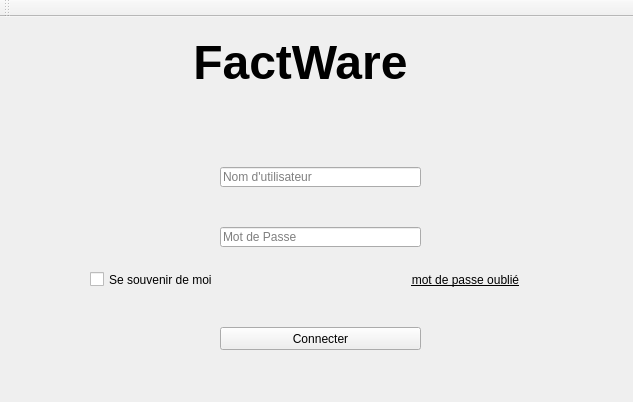
<?xml version="1.0" encoding="UTF-8"?>
<ui version="4.0">
 <class>MainWindow</class>
 <widget class="QMainWindow" name="MainWindow">
  <property name="geometry">
   <rect>
    <x>0</x>
    <y>0</y>
    <width>633</width>
    <height>402</height>
   </rect>
  </property>
  <property name="windowTitle">
   <string>Se connecter</string>
  </property>
  <property name="iconSize">
   <size>
    <width>0</width>
    <height>24</height>
   </size>
  </property>
  <property name="animated">
   <bool>true</bool>
  </property>
  <widget class="QWidget" name="centralwidget">
   <widget class="QLabel" name="label">
    <property name="geometry">
     <rect>
      <x>100</x>
      <y>10</y>
      <width>401</width>
      <height>71</height>
     </rect>
    </property>
    <property name="font">
     <font>
      <pointsize>36</pointsize>
      <weight>75</weight>
      <bold>true</bold>
     </font>
    </property>
    <property name="text">
     <string>       FactWare</string>
    </property>
   </widget>
   <widget class="QLineEdit" name="nomUtilisateur">
    <property name="geometry">
     <rect>
      <x>220</x>
      <y>150</y>
      <width>201</width>
      <height>20</height>
     </rect>
    </property>
    <property name="autoFillBackground">
     <bool>true</bool>
    </property>
    <property name="styleSheet">
     <string notr="true">QPushButton{

background-color: qlineargradient(spread:pad, x1:0, y1:0, x2:1, y2:1, stop:0 rgba(145, 145, 145, 151), stop:1 rgba(145, 145, 145, 145));
  border-style: outset;
    border-width: 2px;
    border-radius: 10px;
border-color: beige;
    font: bold 14px;
    min-width: 10em;
    padding: 6px;}</string>
    </property>
    <property name="placeholderText">
     <string>Nom d'utilisateur</string>
    </property>
    <property name="clearButtonEnabled">
     <bool>false</bool>
    </property>
   </widget>
   <widget class="QLineEdit" name="motDePasse">
    <property name="geometry">
     <rect>
      <x>220</x>
      <y>210</y>
      <width>201</width>
      <height>20</height>
     </rect>
    </property>
    <property name="text">
     <string/>
    </property>
    <property name="echoMode">
     <enum>QLineEdit::Password</enum>
    </property>
    <property name="dragEnabled">
     <bool>false</bool>
    </property>
    <property name="readOnly">
     <bool>false</bool>
    </property>
    <property name="placeholderText">
     <string>Mot de Passe</string>
    </property>
    <property name="cursorMoveStyle">
     <enum>Qt::LogicalMoveStyle</enum>
    </property>
   </widget>
   <widget class="QPushButton" name="pushButton">
    <property name="geometry">
     <rect>
      <x>220</x>
      <y>310</y>
      <width>201</width>
      <height>23</height>
     </rect>
    </property>
    <property name="text">
     <string>Connecter</string>
    </property>
    <property name="autoDefault">
     <bool>false</bool>
    </property>
    <property name="default">
     <bool>false</bool>
    </property>
    <property name="flat">
     <bool>false</bool>
    </property>
   </widget>
   <widget class="QPushButton" name="pushButton_1">
    <property name="geometry">
     <rect>
      <x>410</x>
      <y>232</y>
      <width>111</width>
      <height>61</height>
     </rect>
    </property>
    <property name="font">
     <font>
      <underline>true</underline>
     </font>
    </property>
    <property name="text">
     <string>mot de passe oublié</string>
    </property>
    <property name="iconSize">
     <size>
      <width>16</width>
      <height>16</height>
     </size>
    </property>
    <property name="flat">
     <bool>true</bool>
    </property>
   </widget>
   <widget class="QLabel" name="label_5">
    <property name="geometry">
     <rect>
      <x>0</x>
      <y>-10</y>
      <width>701</width>
      <height>101</height>
     </rect>
    </property>
    <property name="text">
     <string/>
    </property>
    <property name="pixmap">
     <pixmap>../formex-2015-dunkelgrau.nBFNGdbnCxbdIVOgjLapig.jpg</pixmap>
    </property>
   </widget>
   <widget class="QLabel" name="label_6">
    <property name="geometry">
     <rect>
      <x>390</x>
      <y>0</y>
      <width>311</width>
      <height>91</height>
     </rect>
    </property>
    <property name="text">
     <string/>
    </property>
    <property name="pixmap">
     <pixmap>../formex-2015-dunkelgrau.nBFNGdbnCxbdIVOgjLapig.jpg</pixmap>
    </property>
    <property name="openExternalLinks">
     <bool>false</bool>
    </property>
   </widget>
   <widget class="QLabel" name="label_7">
    <property name="geometry">
     <rect>
      <x>0</x>
      <y>70</y>
      <width>711</width>
      <height>641</height>
     </rect>
    </property>
    <property name="accessibleName">
     <string extracomment="FHHJJKKK"/>
    </property>
    <property name="autoFillBackground">
     <bool>false</bool>
    </property>
    <property name="inputMethodHints">
     <set>Qt::ImhNone</set>
    </property>
    <property name="midLineWidth">
     <number>0</number>
    </property>
    <property name="text">
     <string/>
    </property>
    <property name="pixmap">
     <pixmap>../123786019_373218060601907_9161192570750179897_n.jpg</pixmap>
    </property>
    <property name="scaledContents">
     <bool>true</bool>
    </property>
   </widget>
   <widget class="QCheckBox" name="checkBox">
    <property name="geometry">
     <rect>
      <x>90</x>
      <y>237</y>
      <width>141</width>
      <height>51</height>
     </rect>
    </property>
    <property name="text">
     <string>Se souvenir de moi</string>
    </property>
   </widget>
   <zorder>label_7</zorder>
   <zorder>label_5</zorder>
   <zorder>nomUtilisateur</zorder>
   <zorder>motDePasse</zorder>
   <zorder>pushButton</zorder>
   <zorder>pushButton_1</zorder>
   <zorder>label_6</zorder>
   <zorder>label</zorder>
   <zorder>checkBox</zorder>
  </widget>
  <widget class="QToolBar" name="toolBar">
   <property name="windowTitle">
    <string>toolBar</string>
   </property>
   <attribute name="toolBarArea">
    <enum>TopToolBarArea</enum>
   </attribute>
   <attribute name="toolBarBreak">
    <bool>false</bool>
   </attribute>
  </widget>
 </widget>
 <resources/>
 <connections/>
</ui>
